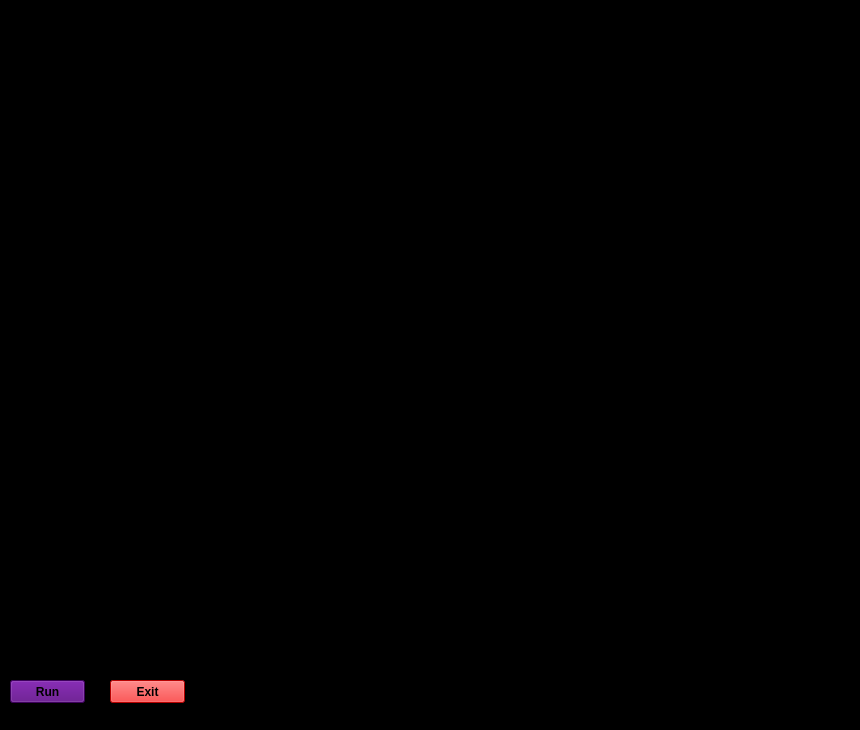
<?xml version="1.0" encoding="UTF-8"?>
<ui version="4.0">
 <class>MICAUI</class>
 <widget class="QMainWindow" name="MICAUI">
  <property name="geometry">
   <rect>
    <x>0</x>
    <y>0</y>
    <width>860</width>
    <height>730</height>
   </rect>
  </property>
  <property name="windowTitle">
   <string>MainWindow</string>
  </property>
  <property name="styleSheet">
   <string notr="true">background-color: rgb(0, 0, 0);</string>
  </property>
  <widget class="QWidget" name="centralwidget">
   <widget class="QLabel" name="label">
    <property name="geometry">
     <rect>
      <x>0</x>
      <y>220</y>
      <width>401</width>
      <height>291</height>
     </rect>
    </property>
    <property name="text">
     <string/>
    </property>
    <property name="pixmap">
     <pixmap>D:/5827f33f2327e8e2d74aa56d2e53465d.gif</pixmap>
    </property>
    <property name="scaledContents">
     <bool>false</bool>
    </property>
   </widget>
   <widget class="QLabel" name="label_2">
    <property name="geometry">
     <rect>
      <x>610</x>
      <y>180</y>
      <width>301</width>
      <height>481</height>
     </rect>
    </property>
    <property name="text">
     <string/>
    </property>
    <property name="pixmap">
     <pixmap>D:/f889323d87ae92dbd5da3b1193708dc3.gif</pixmap>
    </property>
    <property name="scaledContents">
     <bool>true</bool>
    </property>
   </widget>
   <widget class="QLabel" name="label_3">
    <property name="geometry">
     <rect>
      <x>10</x>
      <y>50</y>
      <width>391</width>
      <height>171</height>
     </rect>
    </property>
    <property name="text">
     <string/>
    </property>
    <property name="pixmap">
     <pixmap>D:/T8bahf.gif</pixmap>
    </property>
    <property name="scaledContents">
     <bool>true</bool>
    </property>
   </widget>
   <widget class="QLabel" name="label_4">
    <property name="geometry">
     <rect>
      <x>620</x>
      <y>0</y>
      <width>251</width>
      <height>181</height>
     </rect>
    </property>
    <property name="text">
     <string/>
    </property>
    <property name="pixmap">
     <pixmap>D:/radiohalo-800.gif</pixmap>
    </property>
   </widget>
   <widget class="QPushButton" name="pushButton">
    <property name="geometry">
     <rect>
      <x>10</x>
      <y>680</y>
      <width>75</width>
      <height>23</height>
     </rect>
    </property>
    <property name="font">
     <font>
      <weight>75</weight>
      <bold>true</bold>
     </font>
    </property>
    <property name="styleSheet">
     <string notr="true">background-color: rgb(85, 0, 127);</string>
    </property>
    <property name="text">
     <string>Run</string>
    </property>
   </widget>
   <widget class="QPushButton" name="pushButton_2">
    <property name="geometry">
     <rect>
      <x>110</x>
      <y>680</y>
      <width>75</width>
      <height>23</height>
     </rect>
    </property>
    <property name="font">
     <font>
      <weight>75</weight>
      <bold>true</bold>
     </font>
    </property>
    <property name="styleSheet">
     <string notr="true">background-color: rgb(255, 0, 0);</string>
    </property>
    <property name="text">
     <string>Exit</string>
    </property>
   </widget>
   <widget class="QTextBrowser" name="textBrowser">
    <property name="geometry">
     <rect>
      <x>30</x>
      <y>10</y>
      <width>241</width>
      <height>51</height>
     </rect>
    </property>
    <property name="font">
     <font>
      <family>Nirmala UI</family>
      <pointsize>16</pointsize>
      <weight>75</weight>
      <bold>true</bold>
     </font>
    </property>
    <property name="styleSheet">
     <string notr="true">background:transparent;
border-radius:none;</string>
    </property>
   </widget>
   <widget class="QTextBrowser" name="textBrowser_2">
    <property name="geometry">
     <rect>
      <x>270</x>
      <y>10</y>
      <width>241</width>
      <height>51</height>
     </rect>
    </property>
    <property name="font">
     <font>
      <family>Nirmala UI</family>
      <pointsize>16</pointsize>
      <weight>75</weight>
      <bold>true</bold>
     </font>
    </property>
    <property name="styleSheet">
     <string notr="true">background:transparent;
border-radius:none;</string>
    </property>
   </widget>
   <widget class="QTextBrowser" name="textBrowser_3">
    <property name="geometry">
     <rect>
      <x>0</x>
      <y>530</y>
      <width>541</width>
      <height>131</height>
     </rect>
    </property>
   </widget>
   <zorder>label_3</zorder>
   <zorder>label</zorder>
   <zorder>label_2</zorder>
   <zorder>label_4</zorder>
   <zorder>pushButton</zorder>
   <zorder>pushButton_2</zorder>
   <zorder>textBrowser</zorder>
   <zorder>textBrowser_2</zorder>
   <zorder>textBrowser_3</zorder>
  </widget>
  <widget class="QStatusBar" name="statusbar"/>
 </widget>
 <resources/>
 <connections/>
</ui>
